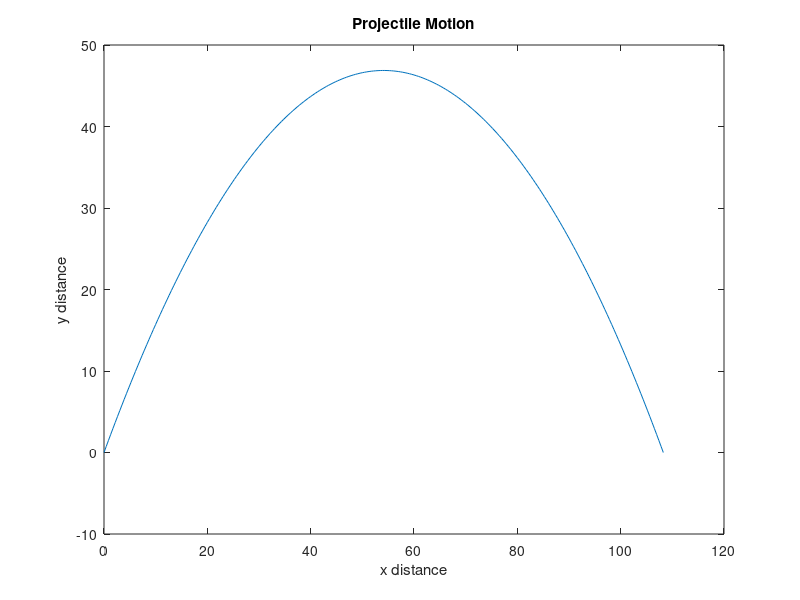

This chart was generated by the following MATLAB code:
clear
clc
close all

%Instantiate constants and variables
g = 9.8;
theta = 60;
vi = 35;
ti = 0;

%Calculate components
vix = vi*cosd(theta);
viy = (vi*sind(theta)) - (g*ti);

%Store in an array and output
v = [vix, viy]

%Compute trajectory
%Calculate how long object will be in flight
tmax = (2*vi*sind(theta))/g;

%Create an evenly spaced vector of 250 time points between t = 0 and t = tmax
timePoints = linspace(ti, tmax, 250);

%Create vectors for x and y displacement at each time point
xdisp = linspace(ti, tmax, 250);
ydisp = linspace(ti, tmax, 250);

n = 1;
while n <= length(xdisp) %Fill all values until 250 displacement values in each dimension
    xdisp(n) = vi*timePoints(n)*cosd(theta);
    ydisp(n) = (vi*timePoints(n)*sind(theta))-(0.5*g*(timePoints(n)^2));
    n = n + 1;
end

%Plot out graph of motion
figure('Name','Projectile Motion')
plot(xdisp, ydisp);
title ("Projectile Motion");
xlabel ("x distance");
ylabel ("y distance");


